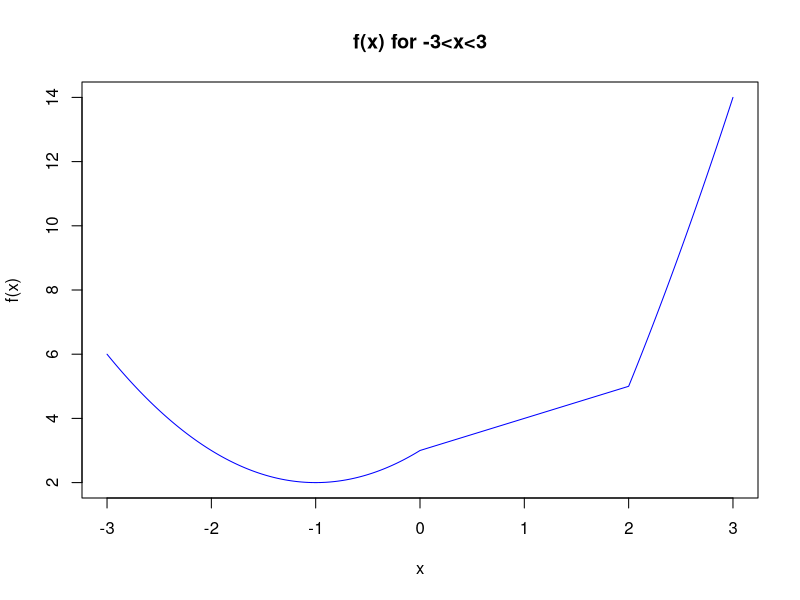
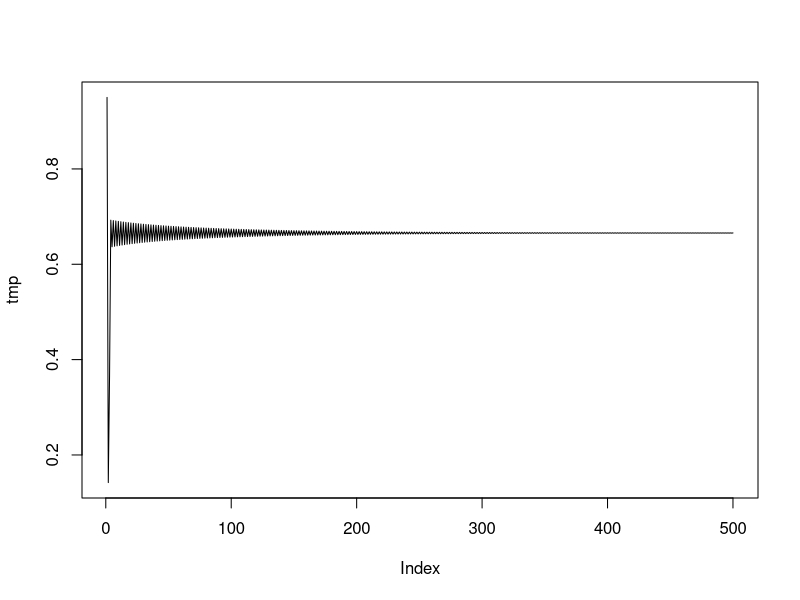
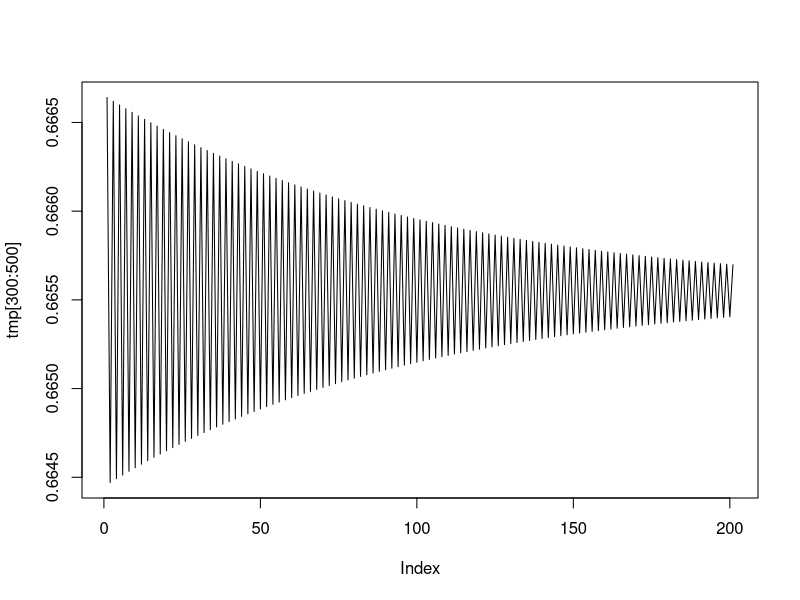

The R source for these figures, in order:
### cHANG LU ###

### Homework 1                                         ###
### Standard R ###

#Put your code in this file. Make sure you assign the relevant values to the correct variable names, which are given below. 
#Uncomment the variables as you assign your final values/functions/results to them.

### VECTORS ###
## Q1 

v1 <- c(1:8, 7:1)
v2 <- rep(c(9,4,1), length.out = 31)
v3 <- c(rbind(0.1^(seq(3,36, by = 3)), 0.2^(1:12)))

### MATRICES ###

## Q2 

matA<-matrix(0, nrow=6, ncol=6)
matA

diag(matA) =0
diag(matA[-1,-6]) =1
diag(matA[-6,-1]) =1
matA

## Q3

set.seed(42)
matB<- matB <- matrix(sample(1:10, 6*10, replace = TRUE), nrow = 6, ncol = 10)
matB
a3<- apply(matB, 1, function(row) sum(row>4))
a3
b3<-which(apply(matB, 1, function(row) sum(row == 7) == 2))
b3

## Q4

tmpFn<-function(xVec){
  f_x <- ifelse(xVec < 0, xVec^2 + xVec*2 + 3,
                ifelse(xVec < 2, xVec +3,
                       xVec^2 + xVec*4 -7))
  return(f_x)
}

xVec_values <- seq(-3,3, by =0.01)
yVec <- tmpFn(xVec_values)

plot(xVec_values, yVec, type ="l", col ="blue",
     xlab="x", ylab="f(x)", main="f(x) for -3<x<3")


## Q5
# 
quadmap <- function(start, rho, niter){
  x <- numeric(niter)

  x[1] <- start

  for (n in 2:niter){
    x[n] <- rho * x[n-1] * (1-x[n-1])
  }
  return(x)
}

a1 <- quadmap(start = 0.6, rho=2, niter = 1000)
a1

tmp <- quadmap(start = 0.95, rho = 2.99, niter = 500)

plot(tmp, type = "l")

plot(tmp[300:500], type = "l")

## Q6


In1<- function(xVec, yVec){
  zMat <- outer(xVec, yVec, FUN = ">")

  zVec <- rowSums(zMat)

  return(zVec)
}

xVec <- c(1,3,5,7,9)
yVec <- c(1,2,4)
zVec <- In1(xVec,yVec)
zVec




In2<-function(xVec, yVec){
  zVec <- sapply(xVec, function(xVec) sum(yVec < xVec))

  return(zVec)
}
zVec1 <- In2(xVec, yVec)
zVec1

## Q7

fibonacci<-function(n){
  if (n ==1 || n==2 ){
    return(1)
  }

  fibseq <- numeric(n)
  fibseq[1] =1
  fibseq[2]=1

  for (i in 3:n){
    fibseq[i] <- fibseq[i-1] + fibseq[i-2]
  }

  return(fibseq[n])
}


# fibonacci(1)
# fibonacci(3)
# fibonacci(7)
## Q8

n<-1
result <- 1

while (result <= 10000000) {
  n <- n+1
  result <- result * n
}

n

## Q9

mat <- matrix(1:1000000, nrow=100000, ncol=10)

rowAdd<- numeric(nrow(mat))

for (i in 1:nrow(mat)){
  rowAdd[i] <- sum(mat[i,])
}

rowAddsumapply <- apply(mat, 1, sum)
rowAddrowsums <- rowSums(mat)

all.equal(rowAdd, rowAddrowsums)
all.equal(rowAdd, rowAddsumapply)